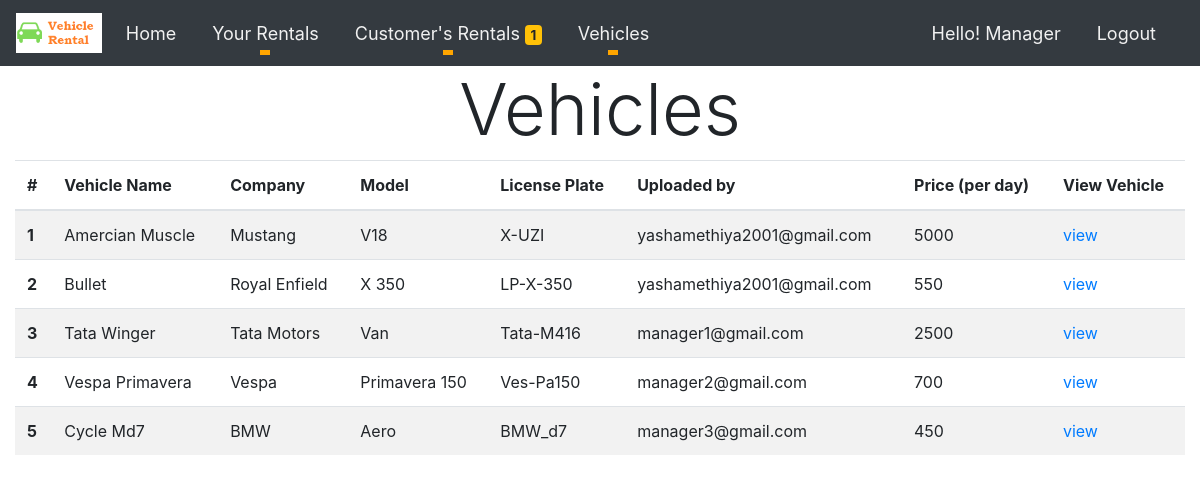
/Manager/AllVehicles/ (signed in), run on the app's committed database.
### Manager/models.py (models this page shows, shortened)
class Manager(models.Model):
    Manager_id = models.AutoField
    Manager_firstname = models.CharField(max_length=60)
    Manager_lastname = models.CharField(max_length=60)
    Manager_address = models.CharField(max_length=600)
    Manager_email = models.CharField(max_length=100)
    Manager_password = models.CharField(max_length=32)
    Manager_dob = models.DateField()
    Manager_mobileno = models.CharField(max_length=10)
    Manager_gender = models.CharField(max_length=15)
    Manager_license = models.ImageField(upload_to='img/Manager_License/')
    Manager_agency = models.CharField(max_length=100,default="Fast Rentals")
    Manager_city = models.CharField(max_length=30)
    Manager_state = models.CharField(max_length=30)
    Manager_country = models.CharField(max_length=30)
    Manager_pincode = models.IntegerField()
    isOwner = models.BooleanField(default=False)

### Vehicles/models.py (models this page shows, shortened)
class Vehicle(models.Model):
    Vehicle_id = models.AutoField
    Vehicle_name = models.CharField(max_length=60)
    Vehicle_company = models.CharField(max_length=60)
    Vehicle_model = models.CharField(max_length=60)
    Vehicle_type = models.CharField(max_length=20)
    Vehicle_fuel = models.CharField(max_length=10)
    Vehicle_No_of_Seats = models.IntegerField()
    Vehicle_color = models.CharField(max_length=20)
    Vehicle_license_plate = models.CharField(max_length=30)
    Vehicle_uploaded_by = models.CharField(max_length=100)
    Vehicle_image1 = models.ImageField(upload_to='img/Vehicle_images/')
    Vehicle_image2 = models.ImageField(upload_to='img/Vehicle_images/')
    Vehicle_image3 = models.ImageField(upload_to='img/Vehicle_images/')
    isGeared = models.BooleanField()
    Vehicle_description = models.CharField(max_length=1500)
    Vehicle_price = models.IntegerField()

### Manager/views.py (the view)
# urls.py: path('AllVehicles/',views.AllVehicles, name="AllVehicles"),
def AllVehicles(request):
    if('user_email' not in request.session):
        return redirect('/signin/')
    manager_email = request.session.get('user_email')
    manager = Manager.objects.get(Manager_email=manager_email)
    vehicle = Vehicle.objects.all()
    no_of_pending_request=count_pending_rent_request()
    return render(request,"Manager_all_vehicles.html",{'vehicle':vehicle,'manager':manager,'no_of_pending_request':no_of_pending_request})

### Manager/views.py (called while the page is built)
def count_pending_rent_request():
    no_of_pending_request=0
    rentvehicle = RentVehicle.objects.all()
    for rv in rentvehicle:
        if rv.request_status == "Pending":
            no_of_pending_request+=1
    return no_of_pending_request

### Manager/templates/Manager_all_vehicles.html (shortened to what this page needs)
{%extends 'Only_manager_navbar.html'%} {% load static %}
    {% block name %}{{manager.Manager_firstname}}{%endblock%} {% block pagecontent %}
    <h1 class="display-3" style="text-align: center;">Vehicles</h1>
    <table class="table table-striped">
        <thead>
            <tr>
                <th scope="col">#</th>
                <th scope="col">Vehicle Name</th>
                <th scope="col">Company</th>
                <th scope="col">Model</th>
                <th scope="col">License Plate</th>
                <th scope="col">Uploaded by</th>
                <th scope="col">Price (per day)</th>
                <th scope="col">View Vehicle</th>
            </tr>
        </thead>
        <tbody>
            {% for value in vehicle %}
            <tr>
                <th scope="row">{{forloop.counter}}</th>
                <td>{{value.Vehicle_name}}</td>
                <td>{{value.Vehicle_company}}</td>
                <td>{{value.Vehicle_model}}</td>
                <td>{{value.Vehicle_license_plate}}</td>
                <td>{{value.Vehicle_uploaded_by}}</td>
                <td>{{value.Vehicle_price}}</td>
                <td><a href="{% url 'ManagerVehicleDetails' value.Vehicle_license_plate %}" target="_blank">view</a></td>
            </tr>
            {% endfor %}
        </tbody>
    </table>
    {% endblock pagecontent %}

### data on the page
Manager: Manager_firstname "Manager"
Vehicle: Vehicle_name "Amercian Muscle", Vehicle_company "Mustang", Vehicle_model "V18", Vehicle_license_plate "X-UZI", Vehicle_uploaded_by "yashamethiya2001@gmail.com", Vehicle_price "5000"
Vehicle: Vehicle_name "Bullet", Vehicle_company "Royal Enfield", Vehicle_model "X 350", Vehicle_license_plate "LP-X-350", Vehicle_uploaded_by "yashamethiya2001@gmail.com", Vehicle_price "550"
Vehicle: Vehicle_name "Tata Winger", Vehicle_company "Tata Motors", Vehicle_model "Van", Vehicle_license_plate "Tata-M416", Vehicle_uploaded_by "manager1@gmail.com", Vehicle_price "2500"
Vehicle: Vehicle_name "Vespa Primavera", Vehicle_company "Vespa", Vehicle_model "Primavera 150", Vehicle_license_plate "Ves-Pa150", Vehicle_uploaded_by "manager2@gmail.com", Vehicle_price "700"
Vehicle: Vehicle_name "Cycle Md7", Vehicle_company "BMW", Vehicle_model "Aero", Vehicle_license_plate "BMW_d7", Vehicle_uploaded_by "manager3@gmail.com", Vehicle_price "450"

### other printed values
{{ no_of_pending_request }} "1"
